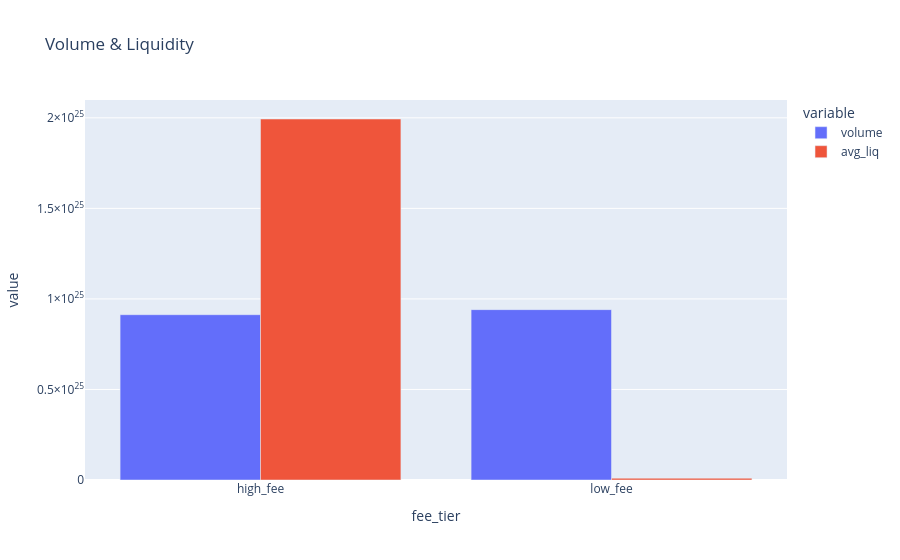

Notebook code for this chart:
### Code cell
df.drop(columns=['liq_idx','liq_val']).groupby('fee_tier').sum().plot(y=['volume','avg_liq'],kind='bar',barmode='group',title='Volume & Liquidity')

### Figure 1 — Plotly figure (JSON) as saved in the notebook; plotly's stock layout.template omitted (floating-point values rounded to 4 significant figures)
{"data": [{"alignmentgroup": "True", "hovertemplate": "variable=volume<br>fee_tier=%{x}<br>value=%{y}<extra></extra>", "legendgroup": "volume", "marker": {"color": "#636efa", "pattern": {"shape": ""}}, "name": "volume", "offsetgroup": "volume", "orientation": "v", "showlegend": true, "textposition": "auto", "type": "bar", "x": ["high_fee", "low_fee"], "xaxis": "x", "y": [9.129e+24, 9.408e+24], "yaxis": "y"}, {"alignmentgroup": "True", "hovertemplate": "variable=avg_liq<br>fee_tier=%{x}<br>value=%{y}<extra></extra>", "legendgroup": "avg_liq", "marker": {"color": "#EF553B", "pattern": {"shape": ""}}, "name": "avg_liq", "offsetgroup": "avg_liq", "orientation": "v", "showlegend": true, "textposition": "auto", "type": "bar", "x": ["high_fee", "low_fee"], "xaxis": "x", "y": [1.994e+25, 9.846e+22], "yaxis": "y"}], "layout": {"barmode": "group", "legend": {"title": {"text": "variable"}, "tracegroupgap": 0}, "title": {"text": "Volume & Liquidity"}, "xaxis": {"anchor": "y", "domain": [0, 1], "title": {"text": "fee_tier"}}, "yaxis": {"anchor": "x", "domain": [0, 1], "title": {"text": "value"}}}}
